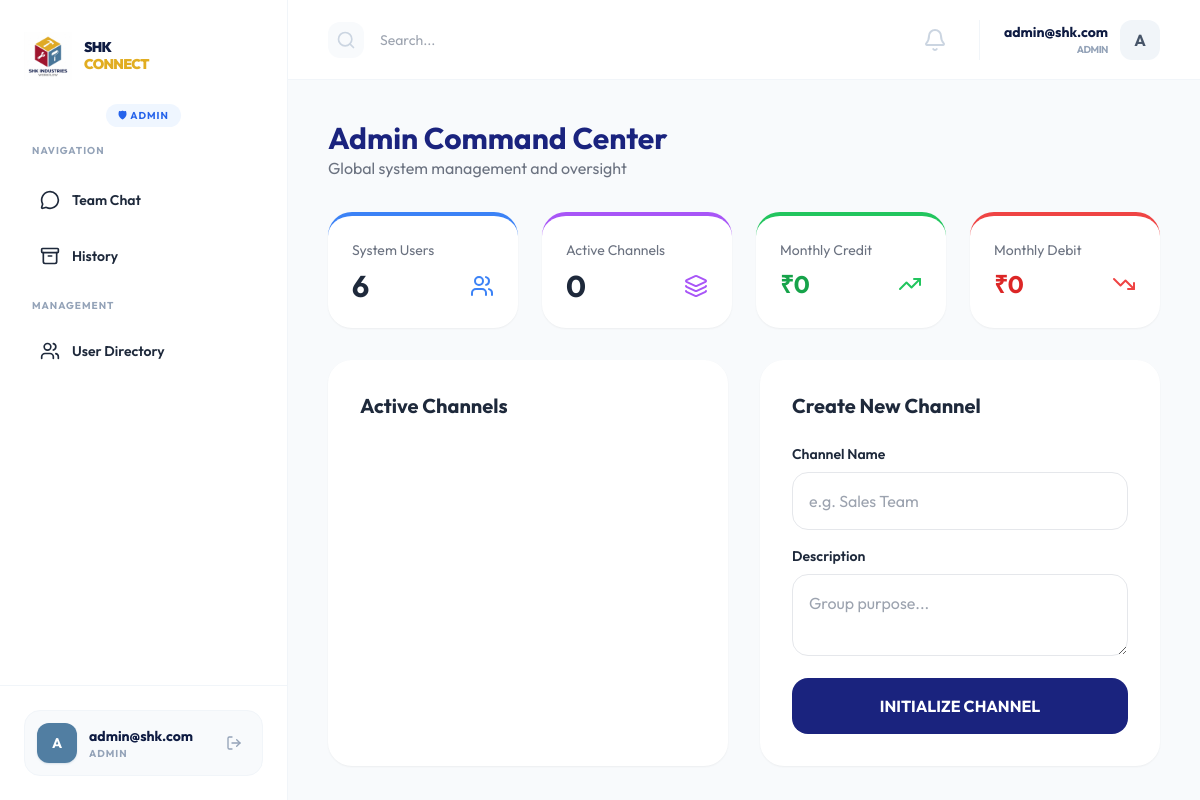
Page /admin/ (signed in) on the earlier database version.
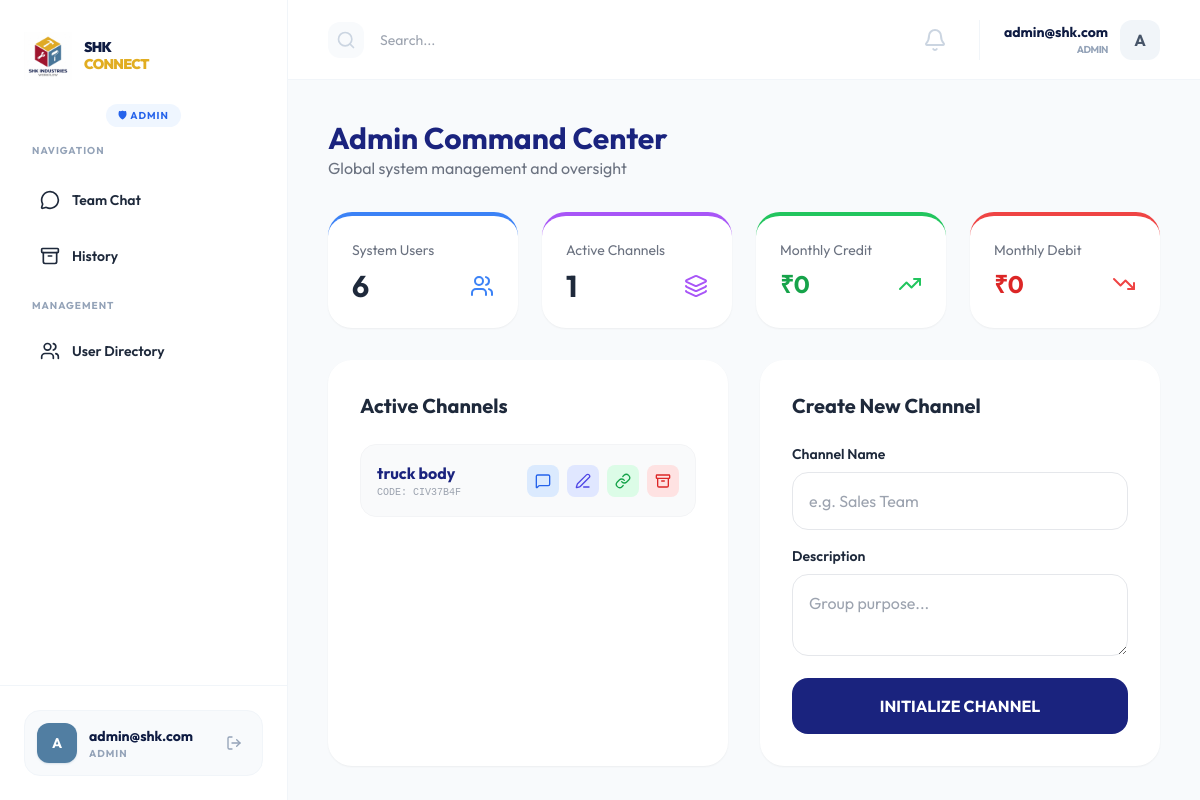
Same page on the later database version.
### models.py (models this page shows, shortened)
class User(db.Model, UserMixin):
    __tablename__ = 'users'
    id = db.Column(db.Integer, primary_key=True)
    username = db.Column(db.String(100), unique=True, nullable=False)
    email = db.Column(db.String(120), unique=True, nullable=False)
    password_hash = db.Column(db.String(255), nullable=False)
    first_name = db.Column(db.String(100))
    last_name = db.Column(db.String(100))
    role_id = db.Column(db.Integer, db.ForeignKey('roles.id'))
    is_active = db.Column(db.Boolean, default=True)
    created_at = db.Column(db.DateTime, default=datetime.utcnow)
    role = db.relationship('Role', backref=db.backref('users', lazy=True))
    messages_sent = db.relationship('Message', foreign_keys='Message.user_id', backref='author', lazy=True)
    messages_received = db.relationship('Message', foreign_keys='Message.recipient_id', backref='recipient', lazy=True)
    groups = db.relationship('Group', secondary=group_members, backref=db.backref('members', lazy='dynamic'))

class Role(db.Model):
    __tablename__ = 'roles'
    id = db.Column(db.Integer, primary_key=True)
    name = db.Column(db.String(50), unique=True, nullable=False)
    description = db.Column(db.String(200))

class Group(db.Model):
    __tablename__ = 'groups'
    id = db.Column(db.Integer, primary_key=True)
    name = db.Column(db.String(100), nullable=False)
    description = db.Column(db.String(255))
    avatar_url = db.Column(db.Text) # Changed from String(255) to Text for Base64 support
    invite_code = db.Column(db.String(10), unique=True)
    is_archived = db.Column(db.Boolean, default=False)
    created_by = db.Column(db.Integer, db.ForeignKey('users.id'))
    created_at = db.Column(db.DateTime, default=datetime.utcnow)
    creator = db.relationship('User', foreign_keys=[created_by], backref='groups_created')
    messages = db.relationship('Message', backref='group', lazy=True, cascade="all, delete-orphan")

### admin_routes.py (the view)
@admin_bp.route('/')
@login_required
@management_required
def index():
    from models import Expense
    active_groups = Group.query.filter_by(is_archived=False).all()
    user_count = User.query.count()
    now = datetime.utcnow()
    start_of_month = datetime(now.year, now.month, 1)
    monthly_credit = db.session.query(db.func.sum(Expense.amount)).filter(
        Expense.type == 'credit', Expense.bill_date >= start_of_month
    ).scalar() or 0
    monthly_debit = db.session.query(db.func.sum(Expense.amount)).filter(
        Expense.type == 'debit', Expense.bill_date >= start_of_month
    ).scalar() or 0
    stats = {
        'users': user_count,
        'groups': len(active_groups),
        'monthly_credit': round(monthly_credit, 2),
        'monthly_debit': round(monthly_debit, 2)
    }
    return render_template('admin/dashboard.html', title='Admin Command Center', groups=active_groups, stats=stats)

### admin_routes.py (called while the page is built)
def management_required(f):
    @wraps(f)
    def decorated_function(*args, **kwargs):
        if not current_user.is_authenticated or not current_user.role or current_user.role.name not in ['Admin', 'Owner', 'ED']:
            flash('Access denied. Management privileges required.', 'danger')
            return redirect(url_for('chat.index'))
        return f(*args, **kwargs)
    return decorated_function

### app.py (called while the page is built)
@login_manager.user_loader
def load_user(user_id):
    return db.session.get(User, int(user_id))

### templates/admin/dashboard.html (shortened to what this page needs)
{% extends "base.html" %}
{% block content %}
<div class="flex-1 overflow-y-auto p-4 lg:p-10 pb-24 lg:pb-10 space-y-8">
    <header class="flex justify-between items-end">
        <div>
            <h2 class="text-3xl font-bold text-[#1A237E]">Admin Command Center</h2>
            <p class="text-gray-500">Global system management and oversight</p>
        </div>
    </header>
    <div class="grid grid-cols-2 md:grid-cols-2 lg:grid-cols-4 gap-4 lg:gap-6">
        <div class="bg-white p-6 rounded-3xl shadow-sm border-t-4 border-blue-500">
            <h4 class="text-gray-500 text-sm mb-2">System Users</h4>
            <div class="flex items-center justify-between">
                <span class="text-3xl font-bold">{{ stats.users }}</span>
                <i data-lucide="users" class="text-blue-500"></i>
            </div>
        </div>
        <div class="bg-white p-6 rounded-3xl shadow-sm border-t-4 border-purple-500">
            <h4 class="text-gray-500 text-sm mb-2">Active Channels</h4>
            <div class="flex items-center justify-between">
                <span class="text-3xl font-bold">{{ stats.groups }}</span>
                <i data-lucide="layers" class="text-purple-500"></i>
            </div>
        </div>
        <div class="bg-white p-6 rounded-3xl shadow-sm border-t-4 border-green-500">
            <h4 class="text-gray-500 text-sm mb-2">Monthly Credit</h4>
            <div class="flex items-center justify-between">
                <span class="text-2xl font-bold text-green-600">₹{{ stats.monthly_credit }}</span>
                <i data-lucide="trending-up" class="text-green-500"></i>
            </div>
        </div>
        <div class="bg-white p-6 rounded-3xl shadow-sm border-t-4 border-red-500">
            <h4 class="text-gray-500 text-sm mb-2">Monthly Debit</h4>
            <div class="flex items-center justify-between">
                <span class="text-2xl font-bold text-red-600">₹{{ stats.monthly_debit }}</span>
                <i data-lucide="trending-down" class="text-red-500"></i>
            </div>
        </div>
    </div>
    <div class="grid grid-cols-1 lg:grid-cols-2 gap-6 lg:gap-8">
        <div class="bg-white p-5 sm:p-8 rounded-3xl shadow-sm overflow-hidden">
            <h3 class="text-xl font-bold mb-6">Active Channels</h3>
            <div class="space-y-4">
                {% for group in groups %}
                <div class="flex flex-col sm:flex-row sm:items-center sm:justify-between gap-4 p-4 bg-gray-50 rounded-2xl border border-gray-100 hover:border-blue-200 transition">
                    <div class="min-w-0">
                        <p class="font-bold text-[#1A237E] truncate">{{ group.name }}</p>
                        <p class="text-[10px] text-gray-400 font-mono">CODE: {{ group.invite_code }}</p>
                    </div>
                    <div class="grid grid-cols-4 sm:flex gap-2">
                        <a href="{{ url_for('admin.join_group', group_id=group.id) }}" class="p-2 bg-blue-100 text-blue-600 rounded-lg hover:bg-blue-200 transition flex items-center justify-center" title="Join & View in Chat">
                            <i data-lucide="message-square" class="w-4 h-4"></i>
                        </a>
                        <button onclick="openEditModal({{ group.id }}, '{{ group.name }}', '{{ group.description }}')" class="p-2 bg-indigo-100 text-indigo-600 rounded-lg hover:bg-indigo-200 transition flex items-center justify-center" title="Edit Channel">
                            <i data-lucide="edit-3" class="w-4 h-4"></i>
                        </button>
                        <button onclick="copyToClipboard('{{ request.host_url }}auth/invite/{{ group.invite_code }}')" class="p-2 bg-green-100 text-green-600 rounded-lg hover:bg-green-200 transition flex items-center justify-center" title="Copy Invite Link">
                            <i data-lucide="link" class="w-4 h-4"></i>
                        </button>
                        <a href="{{ url_for('admin.delete_group', group_id=group.id) }}" onclick="return confirm('Move this channel to History?')" class="p-2 bg-red-100 text-red-600 rounded-lg hover:bg-red-200 transition flex items-center justify-center" title="Move to History">
                            <i data-lucide="archive" class="w-4 h-4"></i>
                        </a>
                    </div>
                </div>
                {% endfor %}
            </div>
        </div>
        <div class="bg-white p-5 sm:p-8 rounded-3xl shadow-sm">
            <h3 class="text-xl font-bold mb-6">Create New Channel</h3>
            <form action="{{ url_for('admin.create_group') }}" method="POST" class="space-y-4">
                <div>
                    <label class="block text-sm font-semibold mb-2">Channel Name</label>
                    <input type="text" name="name" class="w-full p-4 border rounded-2xl outline-none focus:border-[#1A237E]" placeholder="e.g. Sales Team" required>
                </div>
                <div>
                    <label class="block text-sm font-semibold mb-2">Description</label>
                    <textarea name="description" class="w-full p-4 border rounded-2xl outline-none focus:border-[#1A237E]" placeholder="Group purpose..."></textarea>
                </div>
                <button type="submit" class="w-full bg-[#1A237E] text-white p-4 rounded-2xl font-bold hover:bg-[#3949AB] transition">
                    INITIALIZE CHANNEL
                </button>
            </form>
        </div>
    </div>
</div>
</div>
{% endblock %}

### templates/base.html (shortened to what this page needs)
<!DOCTYPE html>
<html lang="en">
<head>
    <script src="https://cdn.tailwindcss.com"></script>
</head>
<body class="text-slate-800">
    <div class="app-shell flex overflow-hidden relative">
                {% set role = current_user.role.name if current_user.role else 'Member' %}
        <aside class="w-72 bg-white border-r border-slate-100 hidden lg:flex flex-col z-10">
            <div class="px-6 pt-8 pb-6 flex items-center gap-3">
                <div class="w-12 h-12 flex-shrink-0">
                    <img src="{{ url_for('static', filename='img/shk_logo.png') }}" alt="Logo" class="w-full h-full object-contain">
                </div>
                <div>
                    <h1 class="text-[14px] font-black text-shk-navy uppercase tracking-tighter leading-tight">
                        SHK <br><span class="text-shk-gold">CONNECT</span>
                    </h1>
                </div>
            </div>
            <div class="px-8 pb-4 flex justify-center">
                {% set role = current_user.role.name if current_user.role else 'Member' %}
                {% if role == 'Admin' %}
                    <span class="text-[10px] font-bold uppercase tracking-widest bg-blue-50 text-blue-600 px-3 py-1 rounded-full">🛡 Admin</span>
                {% elif role == 'Owner' %}
                    <span class="text-[10px] font-bold uppercase tracking-widest bg-purple-50 text-purple-600 px-3 py-1 rounded-full">👑 Owner</span>
                {% elif role == 'ED' %}
                    <span class="text-[10px] font-bold uppercase tracking-widest bg-rose-50 text-rose-600 px-3 py-1 rounded-full">👔 ED</span>
                {% elif role == 'Manager' %}
                    <span class="text-[10px] font-bold uppercase tracking-widest bg-amber-50 text-amber-600 px-3 py-1 rounded-full">💼 Manager</span>
                {% elif role == 'Accounts' %}
                    <span class="text-[10px] font-bold uppercase tracking-widest bg-indigo-50 text-indigo-600 px-3 py-1 rounded-full">🧾 Accounts</span>
                {% elif role == 'Staff' %}
                    <span class="text-[10px] font-bold uppercase tracking-widest bg-emerald-50 text-emerald-600 px-3 py-1 rounded-full">🛠 Staff</span>
                {% else %}
                    <span class="text-[10px] font-bold uppercase tracking-widest bg-slate-100 text-slate-500 px-3 py-1 rounded-full">👤 Member</span>
                {% endif %}
            </div>
            <div class="px-6 flex-1">
                <nav class="space-y-1">
                    <p class="text-[10px] font-bold text-slate-400 uppercase tracking-widest mb-4 px-2">Navigation</p>
                    <a href="/chat" class="nav-link flex items-center gap-3 p-4 rounded-2xl transition {% if '/chat' in request.path %}active{% endif %}">
                        <i data-lucide="message-circle" class="w-5 h-5"></i>
                        <span class="font-semibold text-sm">Team Chat</span>
                    </a>
                    <a href="/admin/history" class="nav-link flex items-center gap-3 p-4 rounded-2xl transition {% if request.path == '/admin/history' %}active{% endif %}">
                        <i data-lucide="archive" class="w-5 h-5"></i>
                        <span class="font-semibold text-sm">History</span>
                    </a>
                    {% if role == 'Admin' %}
                    <div class="pt-3">
                        <p class="text-[10px] font-bold text-slate-400 uppercase tracking-widest mb-3 px-2">Management</p>
                        <a href="/admin/users" class="nav-link flex items-center gap-3 p-4 rounded-2xl transition {% if request.path == '/admin/users' %}active{% endif %}">
                            <i data-lucide="users" class="w-5 h-5"></i>
                            <span class="font-semibold text-sm">User Directory</span>
                        </a>
                    </div>
                    {% endif %}
                </nav>
            </div>
            <div class="p-6 border-t border-slate-100 mt-auto">
                <div class="flex items-center justify-between p-3 rounded-2xl bg-slate-50 border border-slate-100 group transition-all duration-300">
                    <div class="flex items-center gap-3 min-w-0">
                        <div class="w-10 h-10 bg-shk-blue text-white rounded-xl flex items-center justify-center font-bold text-sm flex-shrink-0 shadow-sm shadow-shk-blue/20">
                            {{ current_user.username[0].upper() }}
                        </div>
                        <div class="overflow-hidden">
                            <p class="text-sm font-bold text-shk-navy truncate">{{ current_user.username }}</p>
                            <p class="text-[10px] text-slate-400 truncate uppercase tracking-widest font-bold">{{ current_user.role.name if current_user.role else 'Member' }}</p>
                        </div>
                    </div>
                    <a href="/logout"
                       class="p-2 text-slate-400 hover:text-shk-red hover:bg-rose-50 rounded-lg transition-all duration-200 flex-shrink-0"
                       title="Sign Out">
                        <i data-lucide="log-out" class="w-4 h-4"></i>
                    </a>
                </div>
            </div>
        </aside>
        <div class="flex-1 flex flex-col min-w-0 overflow-hidden relative">
            <header class="h-16 lg:h-20 bg-white border-b border-slate-100 flex items-center justify-between px-4 lg:px-10 flex-shrink-0">
                <div class="flex items-center gap-4">
                    <div class="bg-slate-50 p-2 rounded-xl hidden sm:block">
                        <i data-lucide="search" class="w-5 h-5 text-slate-300"></i>
                    </div>
                    <input type="text" placeholder="Search..." class="hidden sm:block bg-transparent border-none outline-none text-sm w-32 sm:w-64">
                </div>
                <div class="flex items-center gap-6">
                    <div class="relative">
                        <button id="notification-bell" class="relative p-2 text-slate-300 hover:text-shk-blue transition-colors focus:outline-none">
                            <i data-lucide="bell" class="w-6 h-6"></i>
                        </button>
                    </div>
                    <div class="hidden sm:flex items-center gap-3 pl-6 border-l border-slate-100">
                        <div class="text-right">
                            <p class="text-sm font-bold text-shk-navy">{{ current_user.username }}</p>
                            <p class="text-[10px] font-bold text-slate-400 uppercase tracking-tighter">{{ current_user.role.name if current_user.role else 'Employee' }}</p>
                        </div>
                        <div class="w-10 h-10 bg-slate-100 text-slate-600 rounded-xl flex items-center justify-center font-bold">
                            {{ current_user.username[0].upper() }}
                        </div>
                    </div>
                </div>
            </header>
            <main class="flex-1 min-h-0 flex flex-col bg-[#f8fafc] relative">
                {% block content %}{% endblock %}
                {% set role = current_user.role.name if current_user.role else 'Member' %}
        </div>
</body>
</html>

### templates/base.html (style rules this page uses)
html, body { height: 100%; }
body { font-family: 'Outfit', sans-serif; background-color: #f8fafc; -webkit-tap-highlight-color: transparent; overscroll-behavior: none; }
.app-shell { height: 100vh; }

Differences in the rows shown:
added Group: name "truck body", invite_code "CIV37B4F"
Other differences:
{{ stats.groups }}: "0" → "1"
